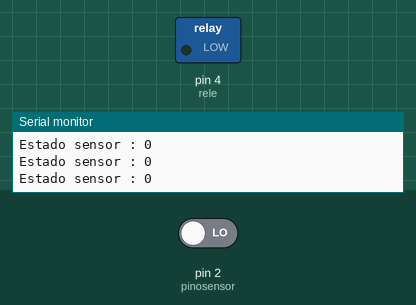
A sketch run on a simulated Arduino Uno, built with avr-gcc and run on an emulated ATmega328P. Parts: switched loads named in the sketch (green lamp = pin HIGH), the last lines printed to the serial monitor. The test bench sets the inputs (shaded band); at power-on: pin 2 (pinosensor) LOW.

Above: at 1.2 s.
1.3 s: pin 2 (pinosensor) driven HIGH
At 2.8 s:
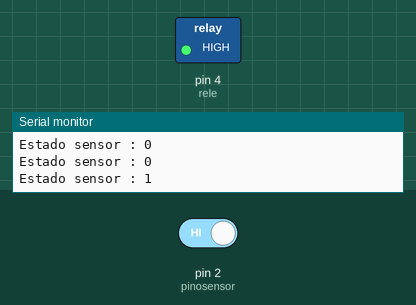
Timing chart, 0 to 4.3 s (numbered marks = the images above; inputs shaded):
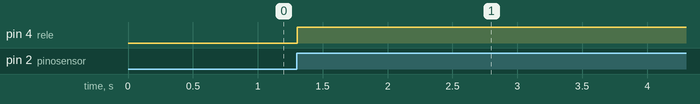

The sketch:

solenoide_com_sensor.ino
```cpp
int pinosensor = 2;
//int pino_led_cheio = 5;
//int pino_led_vazio = 4;

//int velocidade = 2;
const int rele = 4;

void setup()
{
  Serial.begin(9600);
  pinMode(pinosensor, INPUT);
  //pinMode(pino_led_cheio, OUTPUT);
  //pinMode(pino_led_vazio, OUTPUT);

  //pinMode(velocidade, OUTPUT);
  pinMode(rele, OUTPUT);
}

void loop()
{
  int estado = digitalRead(pinosensor);
  Serial.print("Estado sensor : ");
  Serial.println(estado);
  switch(estado)
  {
  case 0: //pote cheio, registro fechado
    //digitalWrite(pino_led_vazio, LOW);
    //digitalWrite(pino_led_cheio, HIGH);
    break;
  case 1: // pote acabando a agua
    //digitalWrite(pino_led_vazio, HIGH);
    //digitalWrite(pino_led_cheio, LOW);

    //analogWrite(velocidade, 500);
    digitalWrite(rele, HIGH);     //libera o rele para abrir a solenoide
    //delay(3000);


    while (estado == 1)
    {
      estado = digitalRead(pinosensor); //verifica o nível do pote
    }

    delay(3000);
    digitalWrite(rele, LOW);     //fecha o rele, fecha a solenoide

    //digitalWrite(pino_led_vazio, LOW);
    //digitalWrite(pino_led_cheio, HIGH);
    //analogWrite(velocidade, 500);
    //digitalWrite(IN1, LOW);     //liga o motor no sentido inverso pra fechar o reservatorio
    //digitalWrite(IN2, HIGH);
    //delay(3000);

    //digitalWrite(IN1, HIGH);     //para o motor e volta pro estado de cheio
    //digitalWrite(IN2, HIGH);

    break;
  }

  delay(100);
}
```

Measured:
- after the input at 1.3 s, pin 4 (rele): LOW → HIGH at once
